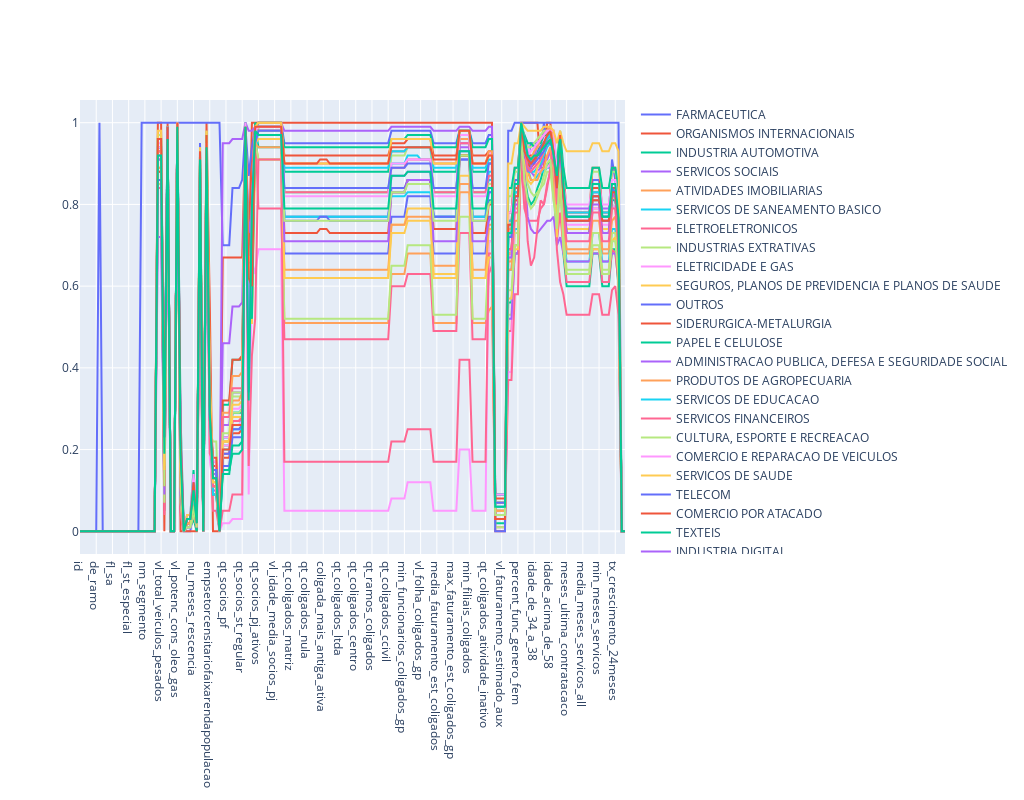

This figure's notebook cell:
### Code cell
#grafico com a quantidade de valores nulos por coluna para cada categoria
fig = go.Figure()
config = {'responsive': True}
for col in df_compare_missing.columns:
    fig.add_trace(go.Scatter(x=df_compare_missing.index,y=df_compare_missing[col],mode='lines',name=col,marker=dict(line_width=0.01)))
fig.update_layout(
    autosize=False,
    width=1024,
    height=800
)
fig.show(config=config)

### Figure 1 — Plotly figure (JSON) as saved in the notebook; plotly's stock layout.template omitted (floating-point values rounded to 4 significant figures; data arrays with more than 128 entries replaced by an {"elided": "..."} marker saying what was removed)
{"data": [{"marker": {"line": {"width": 0.01}}, "mode": "lines", "name": "FARMACEUTICA", "type": "scatter", "x": {"elided": "169 str values"}, "y": {"elided": "169 float values"}}, {"marker": {"line": {"width": 0.01}}, "mode": "lines", "name": "ORGANISMOS INTERNACIONAIS", "type": "scatter", "x": {"elided": "169 str values"}, "y": {"elided": "169 float values"}}, {"marker": {"line": {"width": 0.01}}, "mode": "lines", "name": "INDUSTRIA AUTOMOTIVA", "type": "scatter", "x": {"elided": "169 str values"}, "y": {"elided": "169 float values"}}, {"marker": {"line": {"width": 0.01}}, "mode": "lines", "name": "SERVICOS SOCIAIS", "type": "scatter", "x": {"elided": "169 str values"}, "y": {"elided": "169 float values"}}, {"marker": {"line": {"width": 0.01}}, "mode": "lines", "name": "ATIVIDADES IMOBILIARIAS", "type": "scatter", "x": {"elided": "169 str values"}, "y": {"elided": "169 float values"}}, {"marker": {"line": {"width": 0.01}}, "mode": "lines", "name": "SERVICOS DE SANEAMENTO BASICO", "type": "scatter", "x": {"elided": "169 str values"}, "y": {"elided": "169 float values"}}, {"marker": {"line": {"width": 0.01}}, "mode": "lines", "name": "ELETROELETRONICOS", "type": "scatter", "x": {"elided": "169 str values"}, "y": {"elided": "169 float values"}}, {"marker": {"line": {"width": 0.01}}, "mode": "lines", "name": "INDUSTRIAS EXTRATIVAS", "type": "scatter", "x": {"elided": "169 str values"}, "y": {"elided": "169 float values"}}, {"marker": {"line": {"width": 0.01}}, "mode": "lines", "name": "ELETRICIDADE E GAS", "type": "scatter", "x": {"elided": "169 str values"}, "y": {"elided": "169 float values"}}, {"marker": {"line": {"width": 0.01}}, "mode": "lines", "name": "SEGUROS, PLANOS DE PREVIDENCIA E PLANOS DE SAUDE", "type": "scatter", "x": {"elided": "169 str values"}, "y": {"elided": "169 float values"}}, {"marker": {"line": {"width": 0.01}}, "mode": "lines", "name": "OUTROS", "type": "scatter", "x": {"elided": "169 str values"}, "y": {"elided": "169 float values"}}, {"marker": {"line": {"width": 0.01}}, "mode": "lines", "name": "SIDERURGICA-METALURGIA", "type": "scatter", "x": {"elided": "169 str values"}, "y": {"elided": "169 float values"}}, {"marker": {"line": {"width": 0.01}}, "mode": "lines", "name": "PAPEL E CELULOSE", "type": "scatter", "x": {"elided": "169 str values"}, "y": {"elided": "169 float values"}}, {"marker": {"line": {"width": 0.01}}, "mode": "lines", "name": "ADMINISTRACAO PUBLICA, DEFESA E SEGURIDADE SOCIAL", "type": "scatter", "x": {"elided": "169 str values"}, "y": {"elided": "169 float values"}}, {"marker": {"line": {"width": 0.01}}, "mode": "lines", "name": "PRODUTOS DE AGROPECUARIA", "type": "scatter", "x": {"elided": "169 str values"}, "y": {"elided": "169 float values"}}, {"marker": {"line": {"width": 0.01}}, "mode": "lines", "name": "SERVICOS DE EDUCACAO", "type": "scatter", "x": {"elided": "169 str values"}, "y": {"elided": "169 float values"}}, {"marker": {"line": {"width": 0.01}}, "mode": "lines", "name": "SERVICOS FINANCEIROS", "type": "scatter", "x": {"elided": "169 str values"}, "y": {"elided": "169 float values"}}, {"marker": {"line": {"width": 0.01}}, "mode": "lines", "name": "CULTURA, ESPORTE E RECREACAO", "type": "scatter", "x": {"elided": "169 str values"}, "y": {"elided": "169 float values"}}, {"marker": {"line": {"width": 0.01}}, "mode": "lines", "name": "COMERCIO E REPARACAO DE VEICULOS", "type": "scatter", "x": {"elided": "169 str values"}, "y": {"elided": "169 float values"}}, {"marker": {"line": {"width": 0.01}}, "mode": "lines", "name": "SERVICOS DE SAUDE", "type": "scatter", "x": {"elided": "169 str values"}, "y": {"elided": "169 float values"}}, {"marker": {"line": {"width": 0.01}}, "mode": "lines", "name": "TELECOM", "type": "scatter", "x": {"elided": "169 str values"}, "y": {"elided": "169 float values"}}, {"marker": {"line": {"width": 0.01}}, "mode": "lines", "name": "COMERCIO POR ATACADO", "type": "scatter", "x": {"elided": "169 str values"}, "y": {"elided": "169 float values"}}, {"marker": {"line": {"width": 0.01}}, "mode": "lines", "name": "TEXTEIS", "type": "scatter", "x": {"elided": "169 str values"}, "y": {"elided": "169 float values"}}, {"marker": {"line": {"width": 0.01}}, "mode": "lines", "name": "INDUSTRIA DIGITAL", "type": "scatter", "x": {"elided": "169 str values"}, "y": {"elided": "169 float values"}}, {"marker": {"line": {"width": 0.01}}, "mode": "lines", "name": "COMERCIO VAREJISTA", "type": "scatter", "x": {"elided": "169 str values"}, "y": {"elided": "169 float values"}}, {"marker": {"line": {"width": 0.01}}, "mode": "lines", "name": "BENS DE CONSUMO", "type": "scatter", "x": {"elided": "169 str values"}, "y": {"elided": "169 float values"}}, {"marker": {"line": {"width": 0.01}}, "mode": "lines", "name": "SERVICOS ADMINISTRATIVOS", "type": "scatter", "x": {"elided": "169 str values"}, "y": {"elided": "169 float values"}}, {"marker": {"line": {"width": 0.01}}, "mode": "lines", "name": "QUIMICA-PETROQUIMICA", "type": "scatter", "x": {"elided": "169 str values"}, "y": {"elided": "169 float values"}}, {"marker": {"line": {"width": 0.01}}, "mode": "lines", "name": "SERVICOS PROFISSIONAIS, TECNICOS E CIENTIFICOS", "type": "scatter", "x": {"elided": "169 str values"}, "y": {"elided": "169 float values"}}, {"marker": {"line": {"width": 0.01}}, "mode": "lines", "name": "SERVICOS DIVERSOS", "type": "scatter", "x": {"elided": "169 str values"}, "y": {"elided": "169 float values"}}, {"marker": {"line": {"width": 0.01}}, "mode": "lines", "name": "TRANSPORTE, ARMAZENAGEM E CORREIO", "type": "scatter", "x": {"elided": "169 str values"}, "y": {"elided": "169 float values"}}, {"marker": {"line": {"width": 0.01}}, "mode": "lines", "name": "SERVICOS DE ALOJAMENTO/ALIMENTACAO", "type": "scatter", "x": {"elided": "169 str values"}, "y": {"elided": "169 float values"}}, {"marker": {"line": {"width": 0.01}}, "mode": "lines", "name": "INDUSTRIA DA CONSTRUCAO", "type": "scatter", "x": {"elided": "169 str values"}, "y": {"elided": "169 float values"}}], "layout": {"autosize": false, "height": 800, "width": 1024}}
